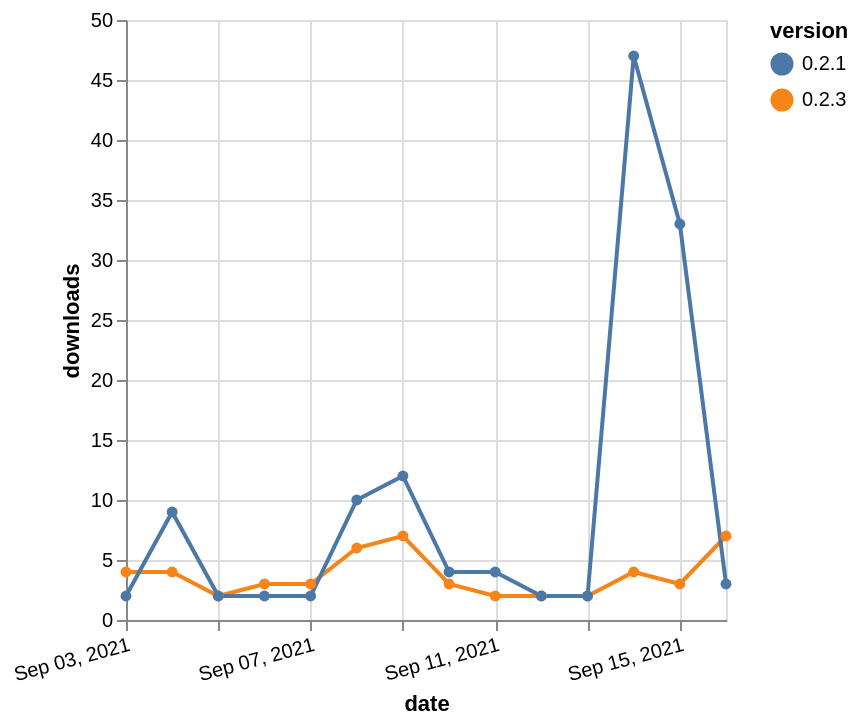

This figure's Vega-Lite source:
### Vega-Lite specification from a JSON file in a GitHub repository (floating-point values rounded to 4 significant figures)
{"$schema": "https://vega.github.io/schema/vega-lite/v5.json", "description": "A simple bar chart with embedded data.", "data": {"values": [{"date": "2021-09-03", "total": 1054, "delta": 4, "version": "0.2.3"}, {"date": "2021-09-04", "total": 1058, "delta": 4, "version": "0.2.3"}, {"date": "2021-09-05", "total": 1060, "delta": 2, "version": "0.2.3"}, {"date": "2021-09-06", "total": 1063, "delta": 3, "version": "0.2.3"}, {"date": "2021-09-07", "total": 1066, "delta": 3, "version": "0.2.3"}, {"date": "2021-09-08", "total": 1072, "delta": 6, "version": "0.2.3"}, {"date": "2021-09-09", "total": 1079, "delta": 7, "version": "0.2.3"}, {"date": "2021-09-10", "total": 1082, "delta": 3, "version": "0.2.3"}, {"date": "2021-09-11", "total": 1084, "delta": 2, "version": "0.2.3"}, {"date": "2021-09-12", "total": 1086, "delta": 2, "version": "0.2.3"}, {"date": "2021-09-13", "total": 1088, "delta": 2, "version": "0.2.3"}, {"date": "2021-09-14", "total": 1092, "delta": 4, "version": "0.2.3"}, {"date": "2021-09-15", "total": 1095, "delta": 3, "version": "0.2.3"}, {"date": "2021-09-16", "total": 1102, "delta": 7, "version": "0.2.3"}, {"date": "2021-09-03", "total": 3202, "delta": 2, "version": "0.2.1"}, {"date": "2021-09-04", "total": 3211, "delta": 9, "version": "0.2.1"}, {"date": "2021-09-05", "total": 3213, "delta": 2, "version": "0.2.1"}, {"date": "2021-09-06", "total": 3215, "delta": 2, "version": "0.2.1"}, {"date": "2021-09-07", "total": 3217, "delta": 2, "version": "0.2.1"}, {"date": "2021-09-08", "total": 3227, "delta": 10, "version": "0.2.1"}, {"date": "2021-09-09", "total": 3239, "delta": 12, "version": "0.2.1"}, {"date": "2021-09-10", "total": 3243, "delta": 4, "version": "0.2.1"}, {"date": "2021-09-11", "total": 3247, "delta": 4, "version": "0.2.1"}, {"date": "2021-09-12", "total": 3249, "delta": 2, "version": "0.2.1"}, {"date": "2021-09-13", "total": 3251, "delta": 2, "version": "0.2.1"}, {"date": "2021-09-14", "total": 3298, "delta": 47, "version": "0.2.1"}, {"date": "2021-09-15", "total": 3331, "delta": 33, "version": "0.2.1"}, {"date": "2021-09-16", "total": 3334, "delta": 3, "version": "0.2.1"}]}, "width": "container", "mark": {"type": "line", "point": {"filled": true}}, "encoding": {"x": {"field": "date", "type": "temporal", "timeUnit": "yearmonthdate", "title": "date", "axis": {"labelAngle": -15}}, "y": {"field": "delta", "type": "quantitative", "title": "downloads"}, "color": {"field": "version", "type": "nominal"}, "tooltip": {"field": "delta"}}}
